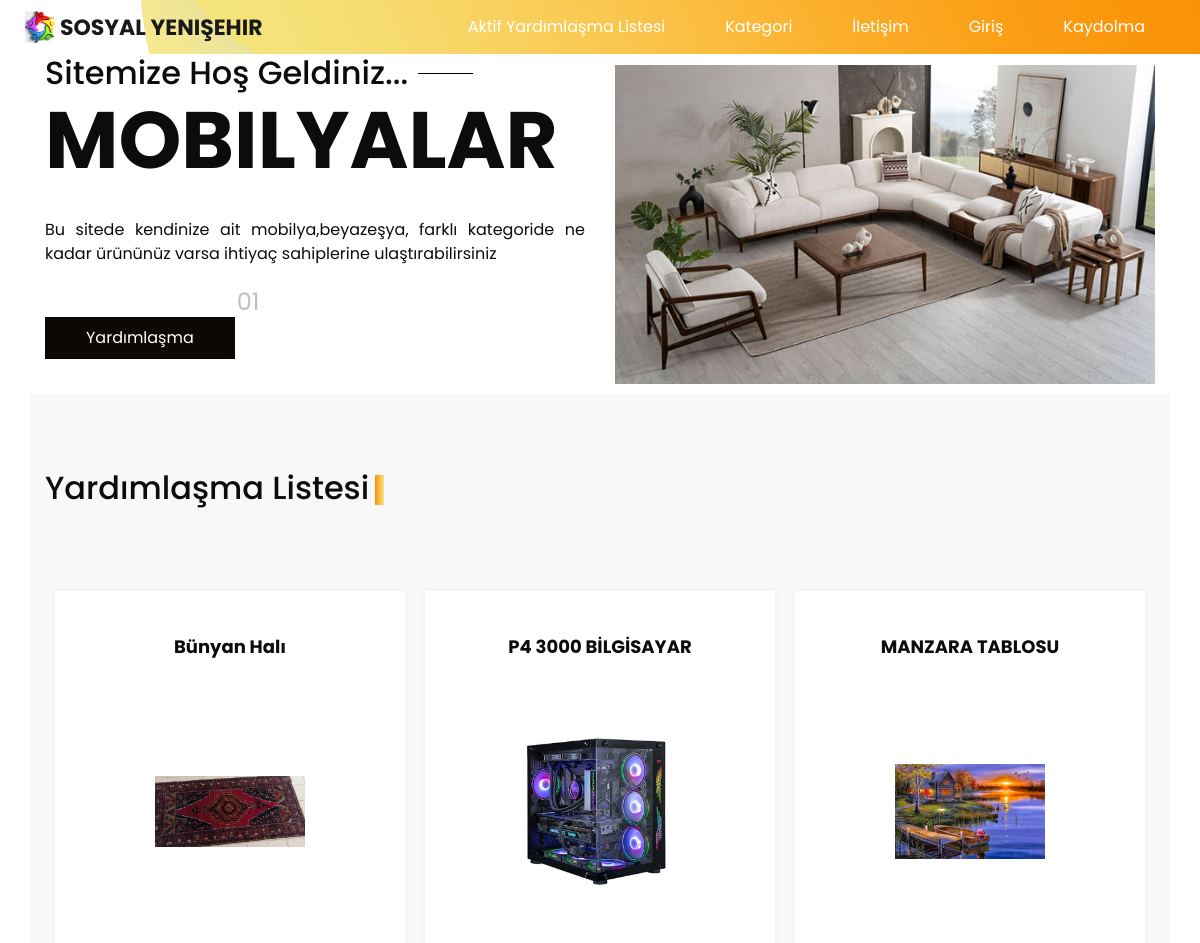
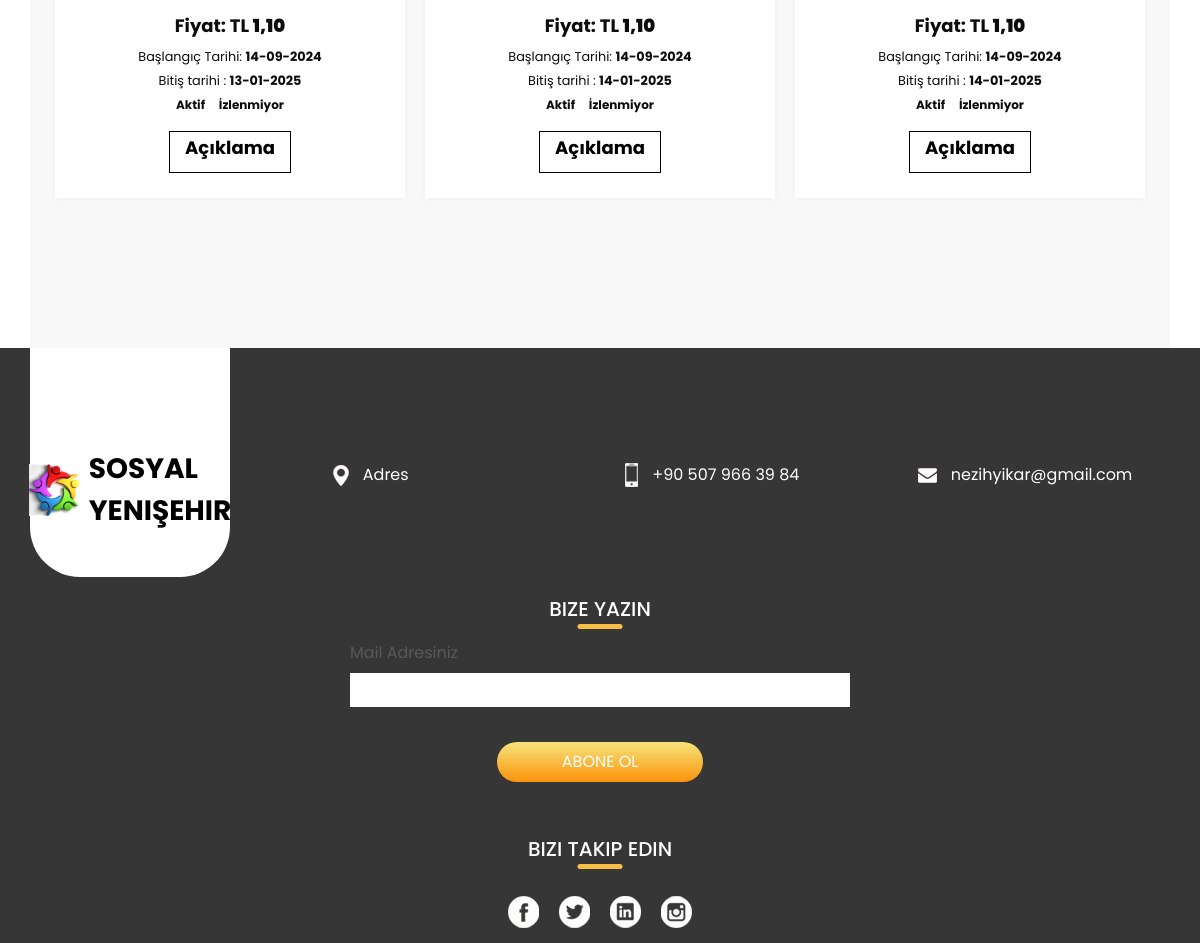
The page / on the database its author committed (2 pictures, top to bottom).
### auctions/models.py (models this page shows, shortened)
class AuctionListing(models.Model):
    category = models.ForeignKey(Category, on_delete=models.CASCADE)
    name = models.CharField(max_length=50)
    date = models.DateTimeField()
    ended=models.DateTimeField()
    startBid = models.DecimalField(default=1.1,decimal_places=2, max_digits=7)
    description = models.CharField(max_length=250)
    user = models.ForeignKey(User, on_delete=models.CASCADE)
    winner = models.ForeignKey(User, on_delete=models.SET("(deleted)"),
                               blank=True,
                               null=True,
                               related_name="auction_winner",
                               related_query_name="auction_winner")
    final_value = models.IntegerField(blank=True, null=True)
    image1 = models.ImageField(
        upload_to='image',
        null=True,
        blank=True,
        default=False,
    )
    image2 = models.ImageField(
        upload_to='image',
        null=True,
        blank=True,
        default=False,
    )
    image3 = models.ImageField(
        upload_to='image',
        null=True,
        blank=True,
        default=False,
    )
    image4 = models.ImageField(
        upload_to='image',
        null=True,
        blank=True,
        default=False,
    )
    active = models.BooleanField()
    @property
    def remaining_minutes(self):
        if self.active:
            now = datetime.now(timezone.utc)
            expiration = self.ended + timedelta(minutes=AUCTION_DURATION)
            minutes_remaining = ceil((expiration - now).total_seconds() / 60)
            return (minutes_remaining)
        else:
            return (0)

### auctions/views.py (the view)
# urls.py: path("", views.index, name="index"),
def index(request):
    obj = AuctionListing.objects.filter(active=True)
    return render(request, "auctions/index.html", {
        "objects": obj
    })

### templates/auctions/index.html (shortened to what this page needs)
{% extends "auctions/layout.html" %}
{% block body %}
 {% include 'manage/carousel.html' %}
    <section class="price_section layout_padding">
    <div class="container">
      <div class="heading_container">
        <h2>
          Yardımlaşma Listesi
        </h2>
      </div>
      <div class="price_container">
          {% for obj in objects %}
        <div class="box">
          <div class="name">
            <h6>
              {{ obj.name }}
            </h6>
          </div>
          <div class="img-box">
            <img src="{{ obj.image1.url }}" alt="">
          </div>
          <div class="detail-box">
             <h6>Fiyat: TL <strong>{{ obj.startBid }}</strong></h6>
                <small>Başlangıç Tarihi: <strong>{{ obj.date|date:"d-m-Y" }}</strong></small><br>
                <small>Bitiş tarihi : <strong>{{ obj.ended|date:"d-m-Y" }}</strong></small><br>
                     {% if obj.active and obj.remaining_minutes > 2 %}
                    <span class="badge status--active">Aktif</span>
                    {% else %}
                    <span class="badge status--active">Günü Geçmiş </span>
                    <div class="auction-card-value">{{ obj.final_value }}$</div>
                     {% endif %}
                {% if obj in user.watchlist.all %}
                <span class="badge status--watching">İzleme Listesinde</span><br>
                {% else %}
                <span class="badge status--notwatching">İzlenmiyor</span>
                {% endif %}
          <br>
            <a href="{% url 'details' obj.id %}">
                <h6>Açıklama</h6>
            </a>
          </div>
        </div>
          {% empty %}
       <div class="alert alert-info text-center p-4 my-4 mx-2">Aktif Yardımlaşma  Yok</div>
    {% endfor %}
    </div>
  </section>
{% endblock %}

### templates/auctions/layout.html (shortened to what this page needs)
{% load static %}
<!DOCTYPE html>
<html>
<head>
  <link rel="stylesheet" type="text/css" href="https://cdnjs.cloudflare.com/ajax/libs/OwlCarousel2/2.1.3/assets/owl.carousel.min.css" />
  <link rel="stylesheet" type="text/css" href= "{% static '/css/bootstrap.css'%}">
  <link href="{% static '/css/style.css'%}" rel="stylesheet">
  <link href="{% static 'css/responsive.css'%}" rel="stylesheet">
</head>
<body class="sub_page">
  <div class="hero_area">
    <header class="header_section">
      <div class="container-fluid">
        <nav class="navbar navbar-expand-lg custom_nav-container ">
          <a class="navbar-brand" href="{% url 'index' %}">
            <img src="{% static 'images/Logo.png'%} " alt="">
            <span>Sosyal Yenişehir</span>
          </a>
          <div class="collapse navbar-collapse" id="navbarSupportedContent">
            <div class="d-flex ml-auto flex-column flex-lg-row align-items-center">
              <ul class="navbar-nav  ">
               <li class="nav-item">
                        <a class="nav-link" href="{% url 'index' %}">
                            Aktif Yardımlaşma Listesi
                        </a>
                    </li>
                    <li class="nav-item">
                        <a class="nav-link" href="{% url 'categories' %}">
                            Kategori
                        </a>
                    </li>
                    <li class="nav-item">
                        <a class="nav-link" href="{% url 'contact' %}">
                            İletişim
                        </a>
                    </li>
                    {% if user.is_authenticated %}
                     <li class="nav-item dropdown">
                  <a class="nav-link dropdown-toggle" data-toggle="dropdown" href="#" role="button" aria-haspopup="true" aria-expanded="false">Özelleştirmek</a>
                     <div class="dropdown-menu">
                      <a class="dropdown-item" href="{% url 'createListing' %}">Yardımlaşma Oluşturma</a>
                      <a class="dropdown-item" href="{% url 'watch' %}">İzleme Listesi <span class="badge badge-light">( {{ user.watchlist.all.count }} )</span> </a>
                      <a class="dropdown-item" href="{% url 'my_auctions' %}">Yardımlaşma Listem</a>
                         <a class="dropdown-item" href="{% url 'my_bids' %}#">Tekliflerim </a>
                 {% if user.is_verified == False %}         <a class="dropdown-item" href="{% url 'verify_code' %}#">Telefon Doğrulama </a>  {% endif %}
                     </div>
                    <li class="nav-item">
                        <a class="nav-link" href="#">
                            {% if user.is_authenticated %}
                            Giriş yapıldı <strong>{{ user.username }}</strong>.
                            {% else %}
                            Oturum açılmamış.
                            {% endif %}
                        </a>
                    </li>
                    <li class="nav-item">
                        <a class="nav-link" href="{% url 'logout' %}">Çıkış</a>
                    </li>
                    {% else %}
                    <li class="nav-item">
                        <a class="nav-link" href="{% url 'login' %}">Giriş</a>
                    </li>
                    <li class="nav-item">
                        <a class="nav-link" href="{% url 'register' %}">Kaydolma</a>
                    </li>
                    {% endif %}
        </nav>
      </div>
    </header>
  </div>
<div class="container container-body">
        {% block body %}
        {% endblock %}
    </div>
  <section class="info_section ">
    <div class="container">
      <div class="info_container">
        <div class="row">
          <div class="col-md-3">
            <div class="info_logo">
              <a href="">
                <img src="{% static 'images/logo.png'%}" alt="">
                <span>
                  Sosyal Yenişehir
                </span>
              </a>
            </div>
          </div>
          <div class="col-md-3">
            <div class="info_contact">
              <a href="">
                <img src="{% static 'images/location.png'%}" alt="">
                <span>
                  Adres
                </span>
              </a>
            </div>
          </div>
          <div class="col-md-3">
            <div class="info_contact">
              <a href="">
                <img src="{% static 'images/phone.png'%}" alt="">
                <span>
                  +90 507 966 39 84
                </span>
              </a>
            </div>
          </div>
          <div class="col-md-3">
            <div class="info_contact">
              <a href="">
                <img src="{% static 'images/mail.png'%}" alt="">
                <span>
                  nezihyikar@gmail.com
                </span>
              </a>
            </div>
          </div>
        </div>
        <div class="info_form">
          <div class="d-flex justify-content-center">
            <h5 class="info_heading">
              Bize yazın
            </h5>
          </div>
          <form action="">
            <div class="email_box">
              <label for="email2">Mail Adresiniz</label>
              <input type="text" id="email2">
            </div>
            <div>
              <button>
                ABONE OL
              </button>
            </div>
          </form>
        </div>
        <div class="info_social">
          <div class="d-flex justify-content-center">
            <h5 class="info_heading">
              Bizi Takip Edin
            </h5>
          </div>
          <div class="social_box">
            <a href="">
              <img src="{% static 'images/fb.png'%}" alt="">
            </a>
            <a href="">
              <img src="{% static 'images/twitter.png'%}" alt="">
            </a>
            <a href="">
              <img src="{% static 'images/linkedin.png'%}" alt="">
            </a>
            <a href="">
              <img src="{% static 'images/insta.png'%}" alt="">
            </a>
          </div>
        </div>
      </div>
    </div>
  </section>
</body>
</html>

### templates/manage/carousel.html (shortened to what this page needs)
{% load static %}
    <section class=" slider_section position-relative">
      <div class="container">
        <div id="carouselExampleIndicators" class="carousel slide" data-ride="carousel">
          <ol class="carousel-indicators">
            <li data-target="#carouselExampleIndicators" data-slide-to="0" class="active">01</li>
          </ol>
          <div class="carousel-inner">
            <div class="carousel-item active">
              <div class="row">
                <div class="col-md-6">
                  <div class="detail_box">
                    <h2>
                      <span> Sitemize Hoş Geldiniz...</span>
                      <hr>
                    </h2>
                    <h1>
                     Mobilyalar
                    </h1>
                    <p style="text-align:justify">
                      Bu sitede kendinize ait mobilya,beyazeşya, farklı kategoride
                      ne kadar ürününüz varsa ihtiyaç sahiplerine ulaştırabilirsiniz
                    </p>
                    <div>
                      <a href="">Yardımlaşma</a>
                    </div>
                  </div>
                </div>
                <div class="col-md-6">
                  <div class="img-box">
                    <img src="{% static 'images/1.jpeg'%}" alt="">
                  </div>
                </div>
              </div>
            </div>
          </div>
        </div>
      </div>
    </section>

### auctions/static/css/responsive.css (style rules this page uses)
@media (min-width: 1200px) { .container { max-width: 1170px; } }

### rows shown on the page
AuctionListing: name "Bünyan Halı", image1 (picture), startBid "1,10", date "14-09-2024", ended "13-01-2025", active "Aktif"
AuctionListing: name "P4 3000 BİLGİSAYAR", image1 (picture), startBid "1,10", date "14-09-2024", ended "14-01-2025", active "Aktif"
AuctionListing: name "MANZARA TABLOSU", image1 (picture), startBid "1,10", date "14-09-2024", ended "14-01-2025", active "Aktif"
